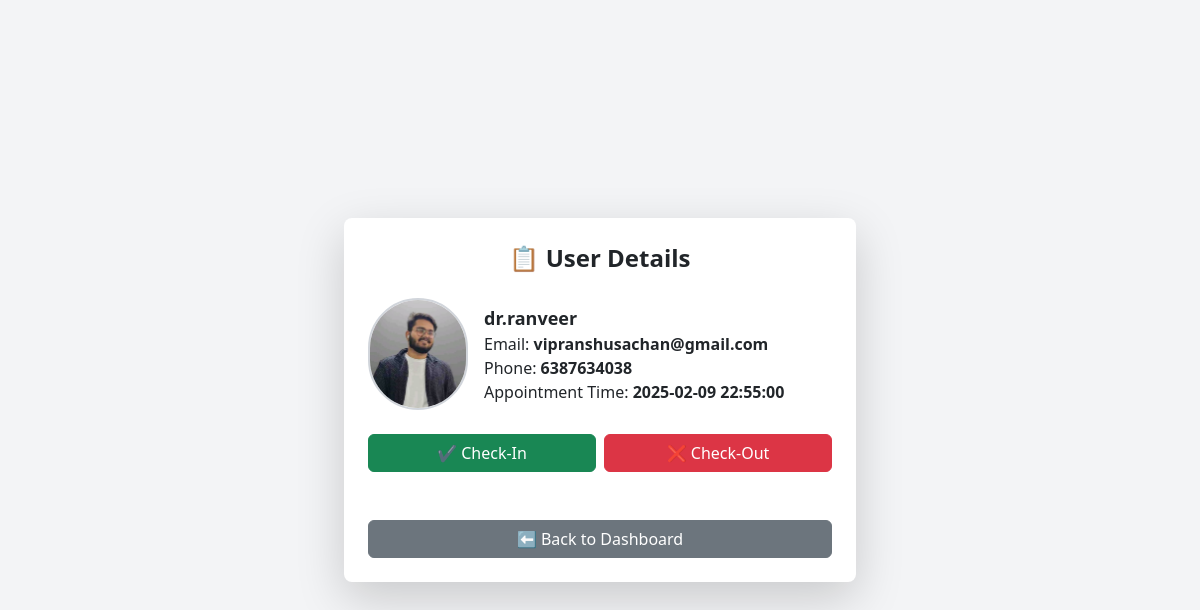
The page /host/user_details.php?appointment_id=8 on the database its author committed.
### tables this page shows
CREATE TABLE `appointments` (
  `id` int(11) NOT NULL,
  `user_id` int(11) NOT NULL,
  `host_id` int(11) NOT NULL,
  `preferred_time` datetime NOT NULL,
  `appointment_time` datetime DEFAULT NULL,
  `status` enum('pending','accepted','rejected','completed') DEFAULT 'pending',
  `verification_code` varchar(50) NOT NULL,
  `qr_code` varchar(255) NOT NULL,
  `created_at` timestamp NOT NULL DEFAULT current_timestamp(),
  `check_in` datetime DEFAULT NULL,
  `check_out` datetime DEFAULT NULL
);

### host/user_details.php (the view, shortened to what this page needs)
<?php
require '../config/db.php';
$appointment_id = $_GET['appointment_id'];
$stmt = $conn->prepare("SELECT a.id, a.user_id, a.appointment_time, a.status, a.check_in, a.check_out,
                               u.username, u.email, u.phone_no, u.photo
                               FROM appointments a
                               JOIN login u ON a.user_id = u.id
                               WHERE a.id = ?");
$stmt->bind_param("i", $appointment_id);
$stmt->execute();
$result = $stmt->get_result();
if ($result->num_rows > 0) {
    $appt = $result->fetch_assoc();
} else {
    echo "<div class='alert alert-danger'>Invalid Appointment ID!</div>";
    exit();
}
?>
<!DOCTYPE html>
<html lang="en">
<head>
    <link rel="stylesheet" href="https://cdn.jsdelivr.net/npm/bootstrap@5.3.0/dist/css/bootstrap.min.css">
    <script src="https://cdn.tailwindcss.com"></script>
</head>
<body class="bg-gray-100 flex justify-center items-center min-h-screen">
<div class="container max-w-lg bg-white p-6 rounded-lg shadow-lg">
    <h2 class="text-2xl font-bold text-center">📋 User Details</h2>
    <div class="flex items-center space-x-4 mt-4">
        <img src="../assets/images/<?= htmlspecialchars($appt['photo']); ?>" class="rounded-full border-2 border-gray-300" width="100" alt="User Photo">
        <div>
            <h5 class="text-lg font-semibold"><?= htmlspecialchars($appt['username']); ?></h5>
            <p>Email: <b><?= htmlspecialchars($appt['email']); ?></b></p>
            <p>Phone: <b><?= htmlspecialchars($appt['phone_no']); ?></b></p>
            <p>Appointment Time: <b><?= htmlspecialchars($appt['appointment_time']); ?></b></p>
        </div>
    </div>
    <form id="checkInOutForm">
        <div class="flex justify-between mt-4">
            <button type="button" id="checkIn" class="btn btn-success w-1/2 mr-2">✔ Check-In</button>
            <button type="button" id="checkOut" class="btn btn-danger w-1/2">❌ Check-Out</button>
        </div>
    </form>
    <a href="dashboard.php" class="btn btn-secondary w-100 mt-4">⬅ Back to Dashboard</a>
</div>
</body>
</html>

### rows shown on the page
appointments: user.photo (picture), user.username "dr.ranveer", user.email "vipranshusachan@gmail.com", user.phone_no "6387634038", appointment_time "2025-02-09 22:55:00"
